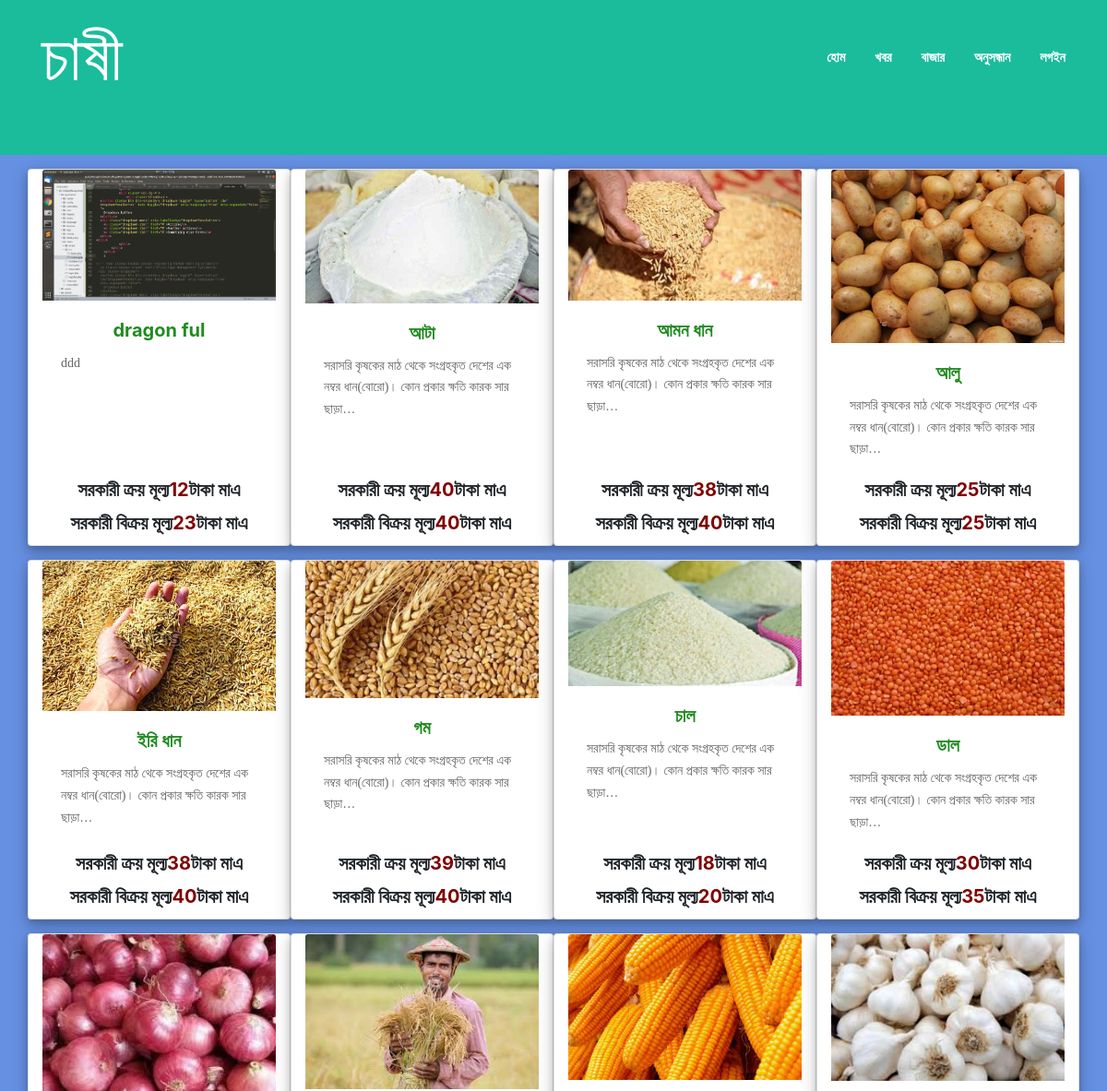
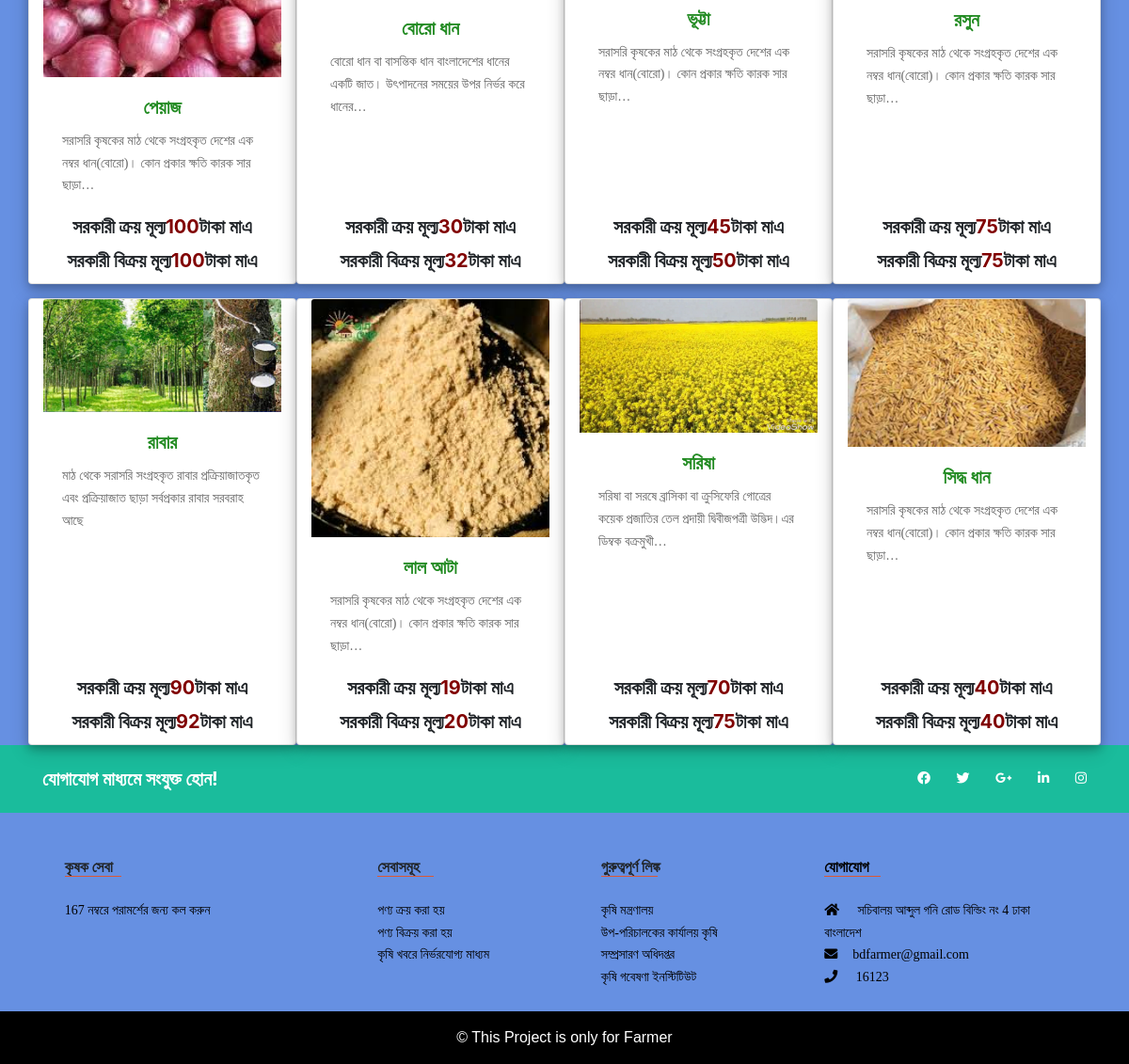
The page /index.php/home/priceList on the database its author committed (2 pictures, top to bottom).
### tables this page shows
CREATE TABLE `tbl_product` (
  `id` int(11) NOT NULL,
  `product_name` varchar(255) NOT NULL,
  `buy_price` varchar(255) NOT NULL,
  `sell_price` int(255) NOT NULL,
  `sell_amount` int(11) NOT NULL,
  `description` varchar(255) NOT NULL,
  `img` varchar(255) NOT NULL,
  `img1` varchar(255) NOT NULL,
  `img2` varchar(255) NOT NULL,
  `img3` varchar(255) NOT NULL,
  `img4` varchar(255) NOT NULL,
  `addedBy` varchar(255) NOT NULL,
  `post_time` timestamp NOT NULL DEFAULT current_timestamp() ON UPDATE current_timestamp()
);

### application/controllers/Home.php (called while the page is built, shortened)
<?php
class Home extends CI_Controller {
	public function priceList(){
		$data['product'] = $this->modUser->fetch_product();
		$this->load->view('frontEnd/header');
		$this->load->view('frontEnd/navbar');
		$this->load->view('frontEnd/priceList',$data);
		$this->load->view('frontEnd/footer');
	}
}

### index.php (called while the page is built, shortened)
<?php
require_once BASEPATH.'core/CodeIgniter.php';

### application/models/ModUser.php (called while the page is built, shortened)
<?php
    class ModUser extends CI_Model{
      public function fetch_product(){
      $this->db->order_by("product_name", "ASC");
      $query = $this->db->get("tbl_product");
      return $query->result();
    }
     }
 ?>

### application/views/frontEnd/priceList.php (the view, shortened to what this page needs)
</nav>
<br>
<br>
<div style="background-color: #6690e2">
<div class="col-lg-12" style="background-color: #1abc9c;height: 120px">
  <center>
    <?php if($this->session->flashdata('msge')){ ?>
    <h2 class="text-center" style="color:white;text-align: center;padding-top: 20px;padding-bottom: 20px"><?php echo $this->session->flashdata('msge') ?> <br>
    দয়া করে আগামী ৭২ ঘন্টার ভিতরে<span style="color:red"> <?php echo $this->session->flashdata('un') ?></span> কৃষি অফিসে যোগাযোগ করুন</h2>
  <?php } else{ ?>
  <h2 style="padding-top: 30px;color: #ffff">নিচের সকল পণ্যের দাম গণপ্রজাতন্ত্রী বাংলাদেশ সরকার কর্তৃক নির্ধারিত</h2>
<?php } ?>
  </center>
</div>
<div class="container">
<div class="row" >
  <?php if ($product) {
      foreach($product as $p){
     ?>
  <div class="col-lg-3 card" style="margin: 15px 0px 0px 0px; box-shadow: 0 4px 8px 0 rgba(0, 0, 0, 0.2), 0 6px 20px 0 rgba(0, 0, 0, 0.19);">
  <img class="card-img-top" id="img" height="200px" src="<?php echo base_url('assets/img/'.$p->img) ?>" alt="Card image cap">
  <div class="card-body">
    <h5 class="card-title" id="pn" style="color:#228B22"><center ><?php echo $p->product_name; ?></center></h5>
    <?php
         $string=$p->description;
         $string=word_limiter($string, 15);
     ?>
    <p class="card-text" id="des"><?php echo $string ?></p>
  </div>
  <h5 class="card-title" id="price"><center>সরকারী ক্রয় মূল্য<span style="color:#800000"><?php echo $p->buy_price; ?></span>টাকা মাএ</center></h5>
  <h5 class="card-title" id="price"><center>সরকারী বিক্রয় মূল্য<span style="color:#800000"><?php echo $p->sell_price; ?></span>টাকা মাএ</center></h5>
</div>
<?php }
}
 ?>
 </div>
  </div>

### rassets/style.css (style rules this page uses)
img { max-width: 100%; height: auto; }
h1, h2, h3, h4, h5, h6 { font-weight: 700; margin: 0 0 15px; }
body { font-family: 'Titillium Web', sans-serif; }

### assets/css/main.css (style rules this page uses)
* { margin: 0px; padding: 0px; box-sizing: border-box; }
body, html { height: 100%; font-family: Oswald-Regular, sans-serif; }
h1,h2,h3,h4,h5,h6 { margin: 0px; }
p { font-family: Oswald-Regular; font-size: 14px; line-height: 1.7; color: #666666; margin: 0px; }

### rows shown on the page
tbl_product: img (picture), product_name "dragon ful", description "ddd", buy_price "12", sell_price "23"
tbl_product: img (picture), product_name "আটা", description "সরাসরি কৃষকের মাঠ থেকে সংগ্রহকৃত দেশের এক নম্বর ধান(বোরো)। কোন প্রকার ক্ষতি কারক সার ছাড়া…", buy_price "40", sell_price "40"
tbl_product: img (picture), product_name "আমন ধান", description "সরাসরি কৃষকের মাঠ থেকে সংগ্রহকৃত দেশের এক নম্বর ধান(বোরো)। কোন প্রকার ক্ষতি কারক সার ছাড়া…", buy_price "38", sell_price "40"
tbl_product: img (picture), product_name "আলু", description "সরাসরি কৃষকের মাঠ থেকে সংগ্রহকৃত দেশের এক নম্বর ধান(বোরো)। কোন প্রকার ক্ষতি কারক সার ছাড়া…", buy_price "25", sell_price "25"
tbl_product: img (picture), product_name "ইরি ধান", description "সরাসরি কৃষকের মাঠ থেকে সংগ্রহকৃত দেশের এক নম্বর ধান(বোরো)। কোন প্রকার ক্ষতি কারক সার ছাড়া…", buy_price "38", sell_price "40"
tbl_product: img (picture), product_name "গম", description "সরাসরি কৃষকের মাঠ থেকে সংগ্রহকৃত দেশের এক নম্বর ধান(বোরো)। কোন প্রকার ক্ষতি কারক সার ছাড়া…", buy_price "39", sell_price "40"
tbl_product: img (picture), product_name "চাল", description "সরাসরি কৃষকের মাঠ থেকে সংগ্রহকৃত দেশের এক নম্বর ধান(বোরো)। কোন প্রকার ক্ষতি কারক সার ছাড়া…", buy_price "18", sell_price "20"
tbl_product: img (picture), product_name "ডাল", description "সরাসরি কৃষকের মাঠ থেকে সংগ্রহকৃত দেশের এক নম্বর ধান(বোরো)। কোন প্রকার ক্ষতি কারক সার ছাড়া…", buy_price "30", sell_price "35"
tbl_product: img (picture), product_name "পেয়াজ", description "সরাসরি কৃষকের মাঠ থেকে সংগ্রহকৃত দেশের এক নম্বর ধান(বোরো)। কোন প্রকার ক্ষতি কারক সার ছাড়া…", buy_price "100", sell_price "100"
tbl_product: img (picture), product_name "বোরো ধান", description "বোরো ধান বা বাসন্তিক ধান বাংলাদেশের ধানের একটি জাত। উৎপাদনের সময়ের উপর নির্ভর করে ধানের…", buy_price "30", sell_price "32"
tbl_product: img (picture), product_name "ভূট্টা", description "সরাসরি কৃষকের মাঠ থেকে সংগ্রহকৃত দেশের এক নম্বর ধান(বোরো)। কোন প্রকার ক্ষতি কারক সার ছাড়া…", buy_price "45", sell_price "50"
tbl_product: img (picture), product_name "রসুন", description "সরাসরি কৃষকের মাঠ থেকে সংগ্রহকৃত দেশের এক নম্বর ধান(বোরো)। কোন প্রকার ক্ষতি কারক সার ছাড়া…", buy_price "75", sell_price "75"
tbl_product: img (picture), product_name "রাবার", description "মাঠ থেকে সরাসরি সংগ্রহকৃত রাবার প্রক্রিয়াজাতকৃত এবং প্রক্রিয়াজাত ছাড়া সর্বপ্রকার রাবার সরবরাহ আছে", buy_price "90", sell_price "92"
tbl_product: img (picture), product_name "লাল আটা", description "সরাসরি কৃষকের মাঠ থেকে সংগ্রহকৃত দেশের এক নম্বর ধান(বোরো)। কোন প্রকার ক্ষতি কারক সার ছাড়া…", buy_price "19", sell_price "20"
tbl_product: img (picture), product_name "সরিষা", description "সরিষা বা সরষে ব্রাসিকা বা ক্রুসিফেরি গোত্রের কয়েক প্রজাতির তেল প্রদায়ী দ্বিবীজপত্রী উদ্ভিদ।এর ডিম্বক বক্রমুখী…", buy_price "70", sell_price "75"
tbl_product: img (picture), product_name "সিদ্ধ ধান", description "সরাসরি কৃষকের মাঠ থেকে সংগ্রহকৃত দেশের এক নম্বর ধান(বোরো)। কোন প্রকার ক্ষতি কারক সার ছাড়া…", buy_price "40", sell_price "40"
